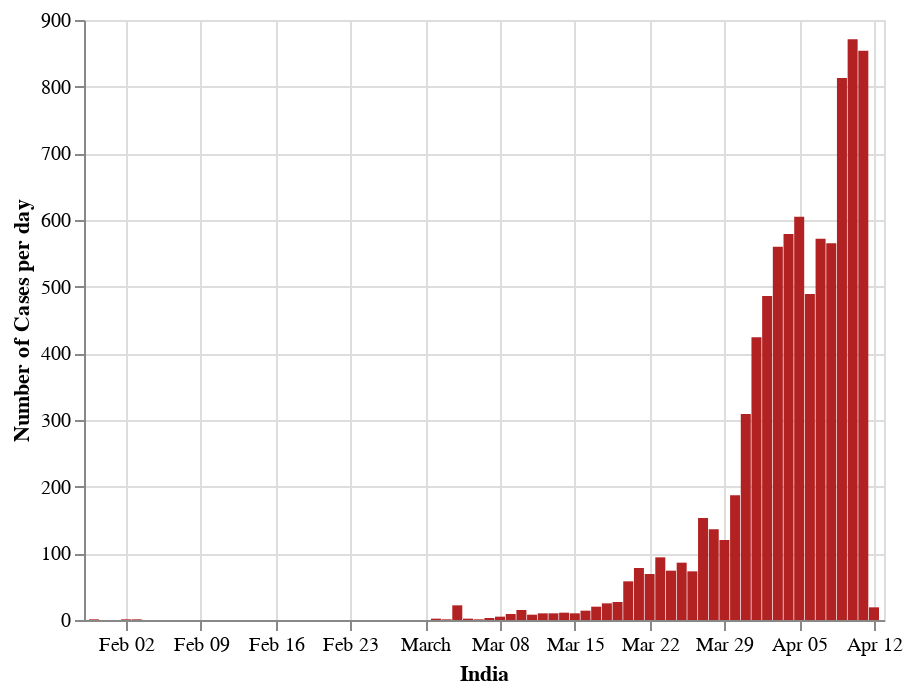

Here is the notebook cell this chart was saved with:
### Code cell
#hide_input
import altair as alt
#draw_plot_alt(graph_df,14,"West Bengal")
wb_df=graph_df.reset_index()
wb_df=wb_df[["diagnosed_date",0]]
wb_df.rename(columns={0:'Cases'},inplace=True)
wb_df=wb_df.groupby("diagnosed_date").sum().reset_index()
#wb_df
alt.Chart(wb_df).mark_bar(color='firebrick').encode(
    alt.X('diagnosed_date', title='India'),
    alt.Y('sum(Cases)', title='Number of Cases per day')
).interactive()

### Figure 1 — Vega-Lite specification as saved in the notebook (floating-point values rounded to 4 significant figures)
{"config": {"view": {"continuousWidth": 400, "continuousHeight": 300}}, "data": {"name": "data-c2812c8890a66ae6386ce9d20b02bcf7"}, "mark": {"type": "bar", "color": "firebrick"}, "encoding": {"x": {"type": "temporal", "field": "diagnosed_date", "title": "India"}, "y": {"type": "quantitative", "aggregate": "sum", "field": "Cases", "title": "Number of Cases per day"}}, "selection": {"selector001": {"type": "interval", "bind": "scales", "encodings": ["x", "y"]}}, "$schema": "https://vega.github.io/schema/vega-lite/v4.8.1.json", "datasets": {"data-c2812c8890a66ae6386ce9d20b02bcf7": [{"diagnosed_date": "2020-01-30T00:00:00", "Cases": 1}, {"diagnosed_date": "2020-02-02T00:00:00", "Cases": 1}, {"diagnosed_date": "2020-02-03T00:00:00", "Cases": 1}, {"diagnosed_date": "2020-03-02T00:00:00", "Cases": 2}, {"diagnosed_date": "2020-03-03T00:00:00", "Cases": 1}, {"diagnosed_date": "2020-03-04T00:00:00", "Cases": 22}, {"diagnosed_date": "2020-03-05T00:00:00", "Cases": 2}, {"diagnosed_date": "2020-03-06T00:00:00", "Cases": 1}, {"diagnosed_date": "2020-03-07T00:00:00", "Cases": 3}, {"diagnosed_date": "2020-03-08T00:00:00", "Cases": 5}, {"diagnosed_date": "2020-03-09T00:00:00", "Cases": 9}, {"diagnosed_date": "2020-03-10T00:00:00", "Cases": 15}, {"diagnosed_date": "2020-03-11T00:00:00", "Cases": 8}, {"diagnosed_date": "2020-03-12T00:00:00", "Cases": 10}, {"diagnosed_date": "2020-03-13T00:00:00", "Cases": 10}, {"diagnosed_date": "2020-03-14T00:00:00", "Cases": 11}, {"diagnosed_date": "2020-03-15T00:00:00", "Cases": 10}, {"diagnosed_date": "2020-03-16T00:00:00", "Cases": 14}, {"diagnosed_date": "2020-03-17T00:00:00", "Cases": 20}, {"diagnosed_date": "2020-03-18T00:00:00", "Cases": 25}, {"diagnosed_date": "2020-03-19T00:00:00", "Cases": 27}, {"diagnosed_date": "2020-03-20T00:00:00", "Cases": 58}, {"diagnosed_date": "2020-03-21T00:00:00", "Cases": 78}, {"diagnosed_date": "2020-03-22T00:00:00", "Cases": 69}, {"diagnosed_date": "2020-03-23T00:00:00", "Cases": 94}, {"diagnosed_date": "2020-03-24T00:00:00", "Cases": 74}, {"diagnosed_date": "2020-03-25T00:00:00", "Cases": 86}, {"diagnosed_date": "2020-03-26T00:00:00", "Cases": 73}, {"diagnosed_date": "2020-03-27T00:00:00", "Cases": 153}, {"diagnosed_date": "2020-03-28T00:00:00", "Cases": 136}, {"diagnosed_date": "2020-03-29T00:00:00", "Cases": 120}, {"diagnosed_date": "2020-03-30T00:00:00", "Cases": 187}, {"diagnosed_date": "2020-03-31T00:00:00", "Cases": 309}, {"diagnosed_date": "2020-04-01T00:00:00", "Cases": 424}, {"diagnosed_date": "2020-04-02T00:00:00", "Cases": 486}, {"diagnosed_date": "2020-04-03T00:00:00", "Cases": 560}, {"diagnosed_date": "2020-04-04T00:00:00", "Cases": 579}, {"diagnosed_date": "2020-04-05T00:00:00", "Cases": 605}, {"diagnosed_date": "2020-04-06T00:00:00", "Cases": 489}, {"diagnosed_date": "2020-04-07T00:00:00", "Cases": 572}, {"diagnosed_date": "2020-04-08T00:00:00", "Cases": 565}, {"diagnosed_date": "2020-04-09T00:00:00", "Cases": 813}, {"diagnosed_date": "2020-04-10T00:00:00", "Cases": 871}, {"diagnosed_date": "2020-04-11T00:00:00", "Cases": 854}, {"diagnosed_date": "2020-04-12T00:00:00", "Cases": 19}]}}
